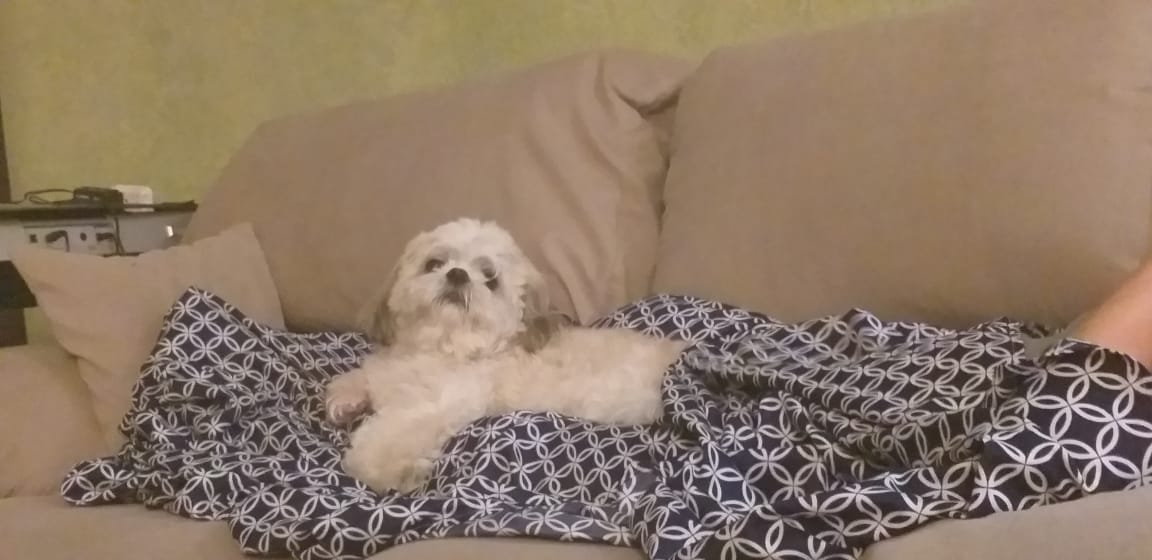
#> input picture WhatsApp Image 2020-06-02 at 16.22.03.jpeg, 1152 x 560 px
$ python background-effects.py
#> lines starting #> are read from the running program, lines starting #| are printed output that depends on the picture; after the words box and inside, x2 and y2 are one past the last pixel; in counts of white or black regions, pixels touching at a corner belong together
### triangle_threshold.py
import numpy as np
import math

# using the equation of a straight line y = mx + b
# to calculate the points in the line between the peak
# and the end of the histogram


def get_y(xi, peak, end, hist):
    m = (hist[end] - hist[peak]) / (end - peak)
    b = hist[end] - m * end

    return (m * xi) + b


def get_x(yi, peak, end, hist):
    m = (hist[end] - hist[peak]) / (end - peak)
    b = hist[end] - m * end

    return (yi - b) / m


def histogram(img, no_levels=255):
    hist = np.zeros(no_levels).astype(int)

    # computes for all levels in the range
    for i in range(no_levels):
        # the np.where() function returns the indices for all coordinates
        # in some array matching the condition. In this case, all pixels
        # that have value 'i'
        pixels_value_i = np.where(img == i)

        # by counting how many coordinates the np.where function returned,
        # we can assign it at the respective histogram bin
        # this is done by getting the size of the vector of coordinates
        hist[i] = pixels_value_i[0].shape[0]

    return hist


def median_filter(img, k=5):
    a = k // 2
    r = np.zeros(img.shape)
    for x in np.arange(a, img.shape[0] - a + 1):
        for y in np.arange(a, img.shape[1] - a + 1):
            med_region = np.median(img[x - a : x + a + 1, y - a : y + a + 1])
            r[x, y] = med_region

    return r


def triangle_threshold(img):
    # calculating image histogram
    hist = histogram(img)
    # finding the intensity with more occurrences in the histogram
    peak = np.argmax(hist[1:]) + 1

    if 255 - peak > peak:
        # peak is closer to the beggining, so triangle must face the end
        end = 254
        index = np.arange(peak + 1, end)
    else:
        # peak is closer to the end, so triangle must face the beggining
        end = 0
        index = np.arange(1, peak)

    d_max = -1
    split = 0

    # for every triangle between the peak and the farthest intensity value in the histogram
    # calculate it's height and choose the value with the biggest height as threshold
    for i in index:
        y1 = abs(get_y(i, peak, end, hist))
        x1 = abs(get_x(hist[i], peak, end, hist))

        a = y1 - hist[i]
        b = x1 - i
        c = float(math.sqrt(a ** 2 + b ** 2))
        d = (float(b) * float(a)) / c

        if d > d_max:
            d_max = d
            split = i

    # return image with the threshold applied
    return (img) > split

### background-effects.py
#
# Old main : before the graphic interface was implemented
# File out of date
#

import numpy as np
import imageio
from skimage.color import rgb2gray
from triangle_threshold import *
from change_background_thresholding import *


filename = str(input())
#> the answer given: WhatsApp Image 2020-06-02 at 16.22.03.jpeg
# reading original image, where the effect is going to be apllied,
# and grayscale, where the segmentation is going to take place
input_img = imageio.imread(filename)
#> input_img is the input picture: shape (560, 1152, 3); mean R, G, B 142.4, 121.7, 103
img = imageio.imread(filename)
img_gray = imageio.imread(filename, as_gray=True)
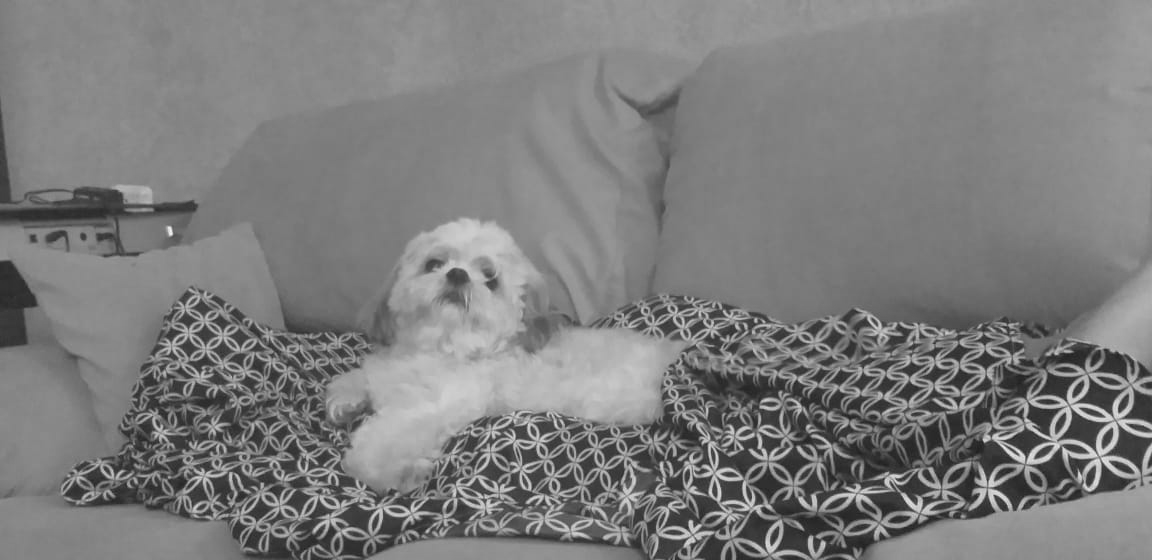
#> img_gray: shape (560, 1152) float32; min 30.1, max 242.4, mean 125.8
# using median filter to pre-process the image and reduce noise
img_gray_preprocessed = median_filter(img_gray)
#> after the loop in median_filter, `for x in np.arange(a, img.shape[0] - a + 1):`:
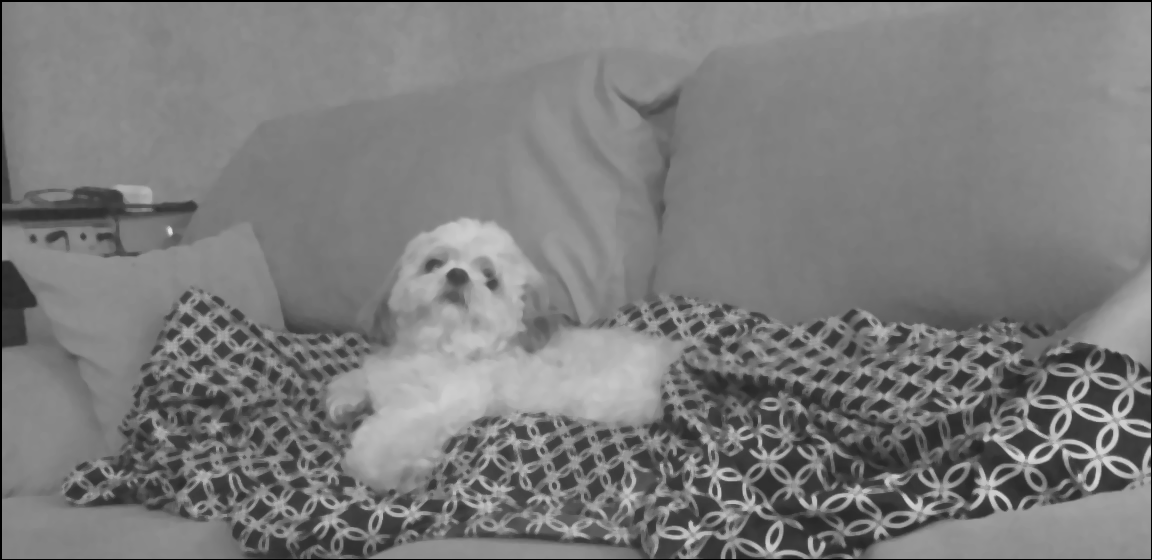
#> r: shape (560, 1152) float64; min 0, max 220.3, mean 124.5
# calculating histogram so it's possible to use histogram based thresholding methods

boolean_img = triangle_threshold(img_gray_preprocessed)
#> the loop in histogram, `for i in range(no_levels): # the np.where() function returns the indic..` made 255 passes
#> pixels_value_i on passes 1 to 3: 5127 positions, rows 0 to 559, columns 0 to 1151, (empty array, empty array), (empty array, empty array)
#> after the loop in histogram, `for i in range(no_levels):`: hist = 255 values, max 5127 at index 0, min 0 at index 1, mean 20.11
#> in triangle_threshold, `peak = np.argmax(hist[1:]) + 1`: peak = 1
#> after the loop in triangle_threshold, `for i in index:`: d_max = -1; split = 0
#> in triangle_threshold, `return (img) > split`:
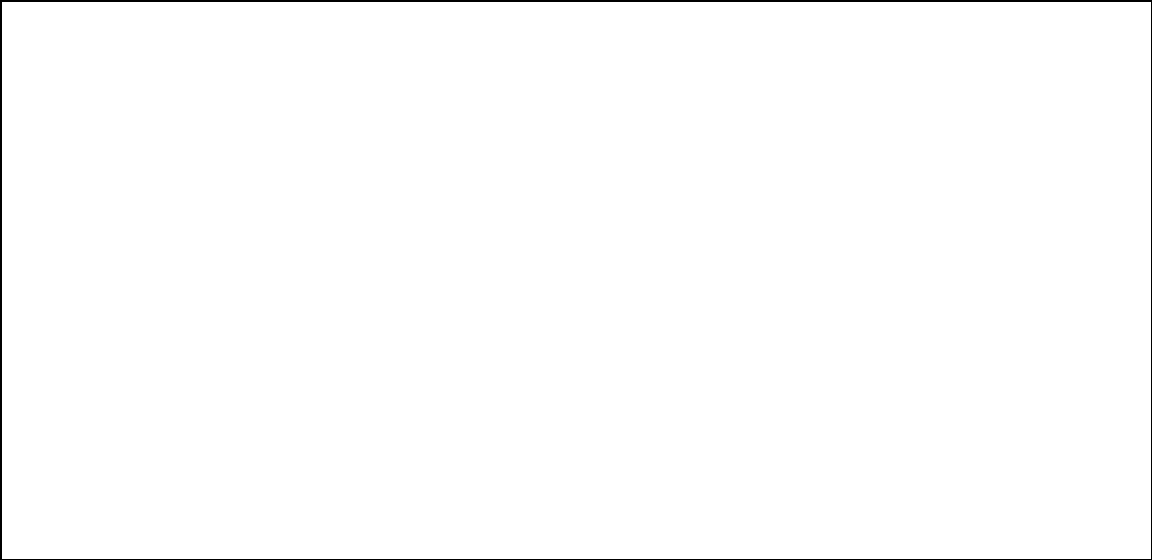
#> returned value: shape (560, 1152) bool; 99.2% white; 1 black region, box (x1, y1, x2, y2) and area: (0, 0, 1152, 560) 5127

bg_name = str(input())
#> the answer given: basketball.jpeg
bg = imageio.imread(bg_name)
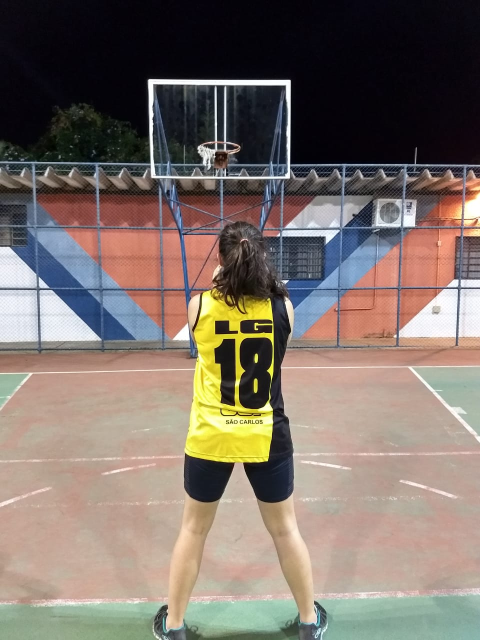
#> input picture basketball.jpeg, 960 x 1280 px (shown at 1/2 size)
#> bg is the input picture: shape (1280, 960, 3); mean R, G, B 125.8, 113.8, 105.3

#> (the run stopped early here; a loop or call above may not have finished)
